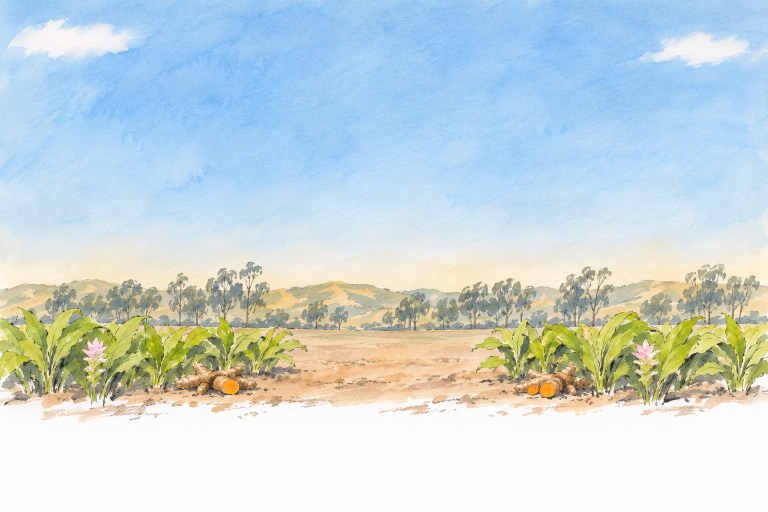
#> input picture reference/ink-pages/turmerific/originals/opening-field-ah.png, 1536 x 1024 px (shown at 1/2 size)
$ python build_turmerific_opening.py
#> lines starting #> are read from the running program, lines starting #| are printed output that depends on the picture
"""Build Turmerific's opening painting, the turmeric field (Mo picked A of three, November 16,
2026; mockups reference/ink-pages/mockups/turmerific-opening/). Advanced OPC Formula's vineyard
(../opc/build_opc_opening.py) made the same way.

One Codex painting (originals/opening-field-ah.png, prompt prompts/opening-field-1.txt,
paint_opening.sh): a clear sky with a warm haze over soft hills and a eucalyptus windbreak, and
in front the rows of a small Southern California farm's turmeric field, a few freshly dug roots
with bright orange cut ends beside them, bare warm earth between them, painted on white paper. The page lays it behind the name and the bottle (opening.tsx, painted-opening.tsx,
painted-opening.module.css), as NuriCell's clear day is laid (build_nuricell_opening.py): from 960px the name
rests over the far hills and the bottle stands on the bare earth between the rows; in one column
the bottle stands on the earth under the name.

What this script does to it:

- The paper is divided out and lifted to white, so the painting multiplies onto the page's own
  paper with no box. It is cut ROWS down (bare paper under the last earth).
- HILLS is the row the hills top out at under the name; GROUND the row the bottle's foot stands on
  in the middle (inside the earth's wash). The stylesheet scales the painting so these two rows
  fall on the name's baseline and the glass's foot, or draws it as wide as the window where that
  would be narrower than the window (the field has much land between the two rows), and lifts the
  name LIFT of its size, as far as in the mockup Mo picked.
- The whole painting ships for two columns (`sky`). One column shows only its middle, which would
  hold only bare earth: for it (`phone`) the painting is drawn closer, a band of bare earth taken
  out either side of the bottle (CLOSER), so turmeric and a dug root stand either side of it on a
  phone. Its middle PHONE columns ship; the bottle's spot stays in the middle.
- A front layer (`front`): the painting's own earth round the bottle's foot (FRONT_BOX), its paper
  transparent, its darker strokes kept and its pale wash laid thin, laid over the bottle's foot,
  so the bottle stands in the earth, not on top of the picture (AGENTS.md: "a front layer seats it
  in the painting"). `front.x` and `front.y` place it on the painting.

    python -X utf8 reference/ink-pages/turmerific/build_turmerific_opening.py

Writes public/images/products/turmerific/ink/opening-field-*.webp and
src/components/product/ink/turmerific-opening-art.ts.
"""

import json
import subprocess
from pathlib import Path

import numpy as np
from PIL import Image

HERE = Path(__file__).resolve().parent
REPO = HERE.parents[2]
OUT = REPO / "public/images/products/turmerific/ink"
URL = "/images/products/turmerific/ink"
TS = REPO / "src/components/product/ink/turmerific-opening-art.ts"
TAKE = "opening-field-ah"
# Bump when a shipped picture changes after it has been pushed (the image optimizer caches by URL).
V = "v1"
ROWS = 880
HILLS = 575
GROUND = 785
# One column shows only the painting's middle, which on a phone would hold only bare earth: for it the
# painting is drawn closer, a band of bare earth taken out either side of the bottle (CLOSER, each
# cross-faded over CLOSER_SEAM columns), so turmeric and a dug root stand either side of it on a phone.
# The bands are equal, so the bottle's spot stays in the middle; PHONE columns of the closer
# painting ship (its middle 1000).
CLOSER = [(606, 690), (846, 930)]
CLOSER_SEAM = 44
PHONE = (184, 1184)
# Where "erific"'s baseline sits in the bottle's box, as a share of its height (measured on the
# page, November 16, 2026, the name unlifted), and how far the name is lifted off the hills, in
# name-sizes: as far as in the mockup Mo picked (the field has more land between its hills and its
# ground than the vineyard, so at the name's size the painting would be narrower than the window).
BASE = 0.6545
LIFT = 0.41
# The front earth covers only the glass's foot (between the CLOSER bands), so it lies on the same
# earth in both paintings.
FRONT_BOX = (690, GROUND - 30, 846, GROUND + 50)
WASH = 0.35
QUALITY = 84


def plate():
    a = np.asarray(Image.open(HERE / "originals" / f"{TAKE}.png").convert("RGB")).astype(np.float32)
    h = a.shape[0]
#> h = 1024
    paper = np.median(a[int(h * 0.93) :].reshape(-1, 3), axis=0)
#> paper = [253, 253, 253]
    d = np.clip(a / paper * 255.0, 0, 255)
    d = np.where(d.min(axis=2, keepdims=True) > 249, 255.0, d)[:ROWS]
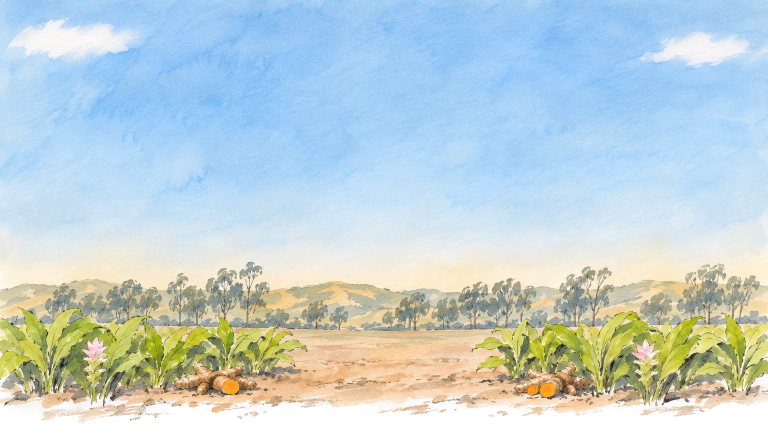
#> d: shape (880, 1536, 3) float32 (shown at 1/2 size); mean R, G, B 193.3, 210, 212.7
    # The last rows are bare paper already; make sure of it, so the picture never ends on a line.
    ease = np.clip((np.arange(ROWS) - (ROWS - 16)) / 14, 0, 1)[:, None, None]
    return d * (1 - ease) + 255 * ease


def closer(d):
    """The painting with its CLOSER bands taken out: each seam is a cross-fade from the columns
    before the band into the columns that end it (build_nuricell_opening.py's closer)."""
    parts, at = [], 0
    t = (np.arange(CLOSER_SEAM) / (CLOSER_SEAM - 1))[None, :, None]
    t = t * t * (3 - 2 * t)
    for a, b in CLOSER:
        parts.append(d[:, at : a - CLOSER_SEAM])
        parts.append(d[:, a - CLOSER_SEAM : a] * (1 - t) + d[:, b - CLOSER_SEAM : b] * t)
        at = b
    parts.append(d[:, at:])
    return np.concatenate(parts, axis=1)


def last_paint(d):
    painted = np.where((d.min(axis=2) < 244).sum(axis=1) > 3)[0]
#> painted = 846 values from 0 to 845
    return int(painted[-1])


def front(d):
    """The earth round the bottle's foot (RGBA): its paper transparent, its ink blades keeping
    their paint, its pale wash laid thin (WASH of it: the painting under it has the wash already),
    soft at the sides and the top."""
    x0, y0, x1, y1 = FRONT_BOX
    tuft = d[y0:y1, x0:x1]
    h, w, _ = tuft.shape
    alpha = 1 - tuft.min(axis=2) / 255
    paint = np.where(alpha[..., None] > 0.03, (tuft - 255 * (1 - alpha[..., None])) / np.maximum(alpha[..., None], 0.03), 255)
    blade = np.clip((alpha - 0.25) / 0.3, 0, 1)
    alpha = alpha * np.maximum(blade, WASH)
    xs = np.arange(w)
    sides = np.clip(np.minimum(xs, w - 1 - xs) / 30, 0, 1)
    ys = np.arange(h)
    top = np.clip(ys / 18, 0, 1)
    alpha = alpha * (sides * sides * (3 - 2 * sides))[None, :] * (top * top * (3 - 2 * top))[:, None]
    rgba = np.dstack([np.clip(paint, 0, 255), alpha * 255])
    return Image.fromarray(np.clip(np.rint(rgba), 0, 255).astype(np.uint8), "RGBA")


def shipped(img, name):
    OUT.mkdir(parents=True, exist_ok=True)
    path = OUT / f"opening-field{name}-{V}.webp"
    img.save(path, "WEBP", quality=QUALITY, method=6)
    print(f"{path.relative_to(REPO)}  {img.width}x{img.height}  {path.stat().st_size // 1024} KB")
    return {"src": f"{URL}/{path.name}", "width": img.width, "height": img.height}


def main():
    d = plate()
    end = last_paint(d)
#> end = 845
    whole = Image.fromarray(np.clip(np.rint(d), 0, 255).astype(np.uint8))
    art = {
        "sky": shipped(whole, ""),
        "phone": shipped(Image.fromarray(np.clip(np.rint(closer(d)), 0, 255).astype(np.uint8)).crop((PHONE[0], 0, PHONE[1], ROWS)), "-phone"),
        "front": {**shipped(front(d), "-front"), "x": FRONT_BOX[0], "y": FRONT_BOX[1]},
        "hills": HILLS,
        "ground": GROUND,
        "end": end,
        "base": BASE,
        "lift": LIFT,
    }
    head = [
        "// Generated by reference/ink-pages/turmerific/build_turmerific_opening.py. Do not edit by hand:",
        "// change the script and run it again. Turmerific's opening painting, the turmeric field (Mo",
        "// picked A, November 16, 2026): a Codex painting, its paper divided out so it multiplies onto",
        "// the page's paper. `sky` from 960px, `phone` (its middle, drawn closer) in one column;",
        "// `front`, its earth laid in front of the bottle's foot at `x`, `y` of `sky`. Rows of `sky`:",
        "// `hills` (the hills' tops under the name), `ground` (where the bottle stands) and `end` (the",
        "// last paint); `base`, where the name's baseline sits in the bottle's box, and `lift`, how far",
        "// the name is lifted off the hills (painted-opening.tsx).",
        "",
    ]
    TS.write_text("\n".join(head) + f"export const turmerificOpening = {json.dumps(art, indent=2)} as const;\n", encoding="utf-8", newline="\n")
    prettier = REPO / "node_modules/prettier/bin/prettier.cjs"
    subprocess.run(["node", str(prettier), "--write", str(TS)], cwd=REPO, check=True, capture_output=True)
    print(TS.relative_to(REPO), f"hills {HILLS}, ground {GROUND}, end {end}")


if __name__ == "__main__":
#> (the run stopped early here; a loop or call above may not have finished)

$ run again, with reference/ink-pages/turmerific/originals/lit-colour-a.png copied over reference/ink-pages/turmerific/originals/opening-field-ah.png
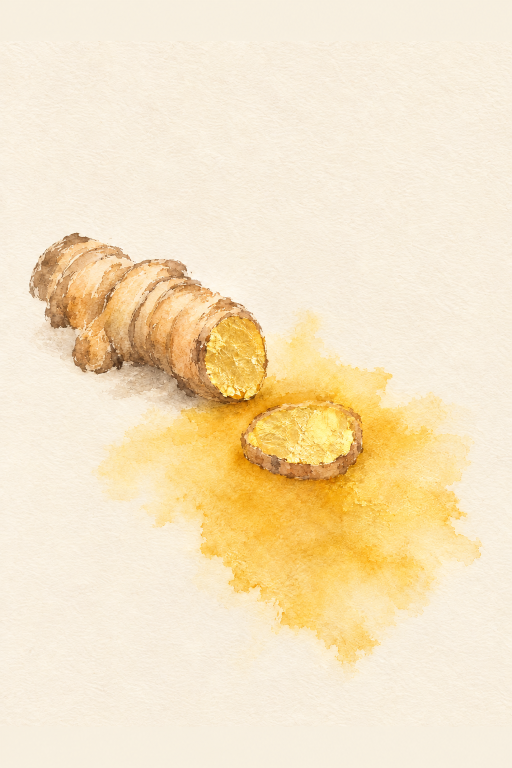
#> input picture reference/ink-pages/turmerific/originals/lit-colour-a.png, 1024 x 1536 px (shown at 1/2 size)
#> paper = [247, 239, 224]
#> in plate, `d = np.clip(a / paper * 255.0, 0, 255)`:
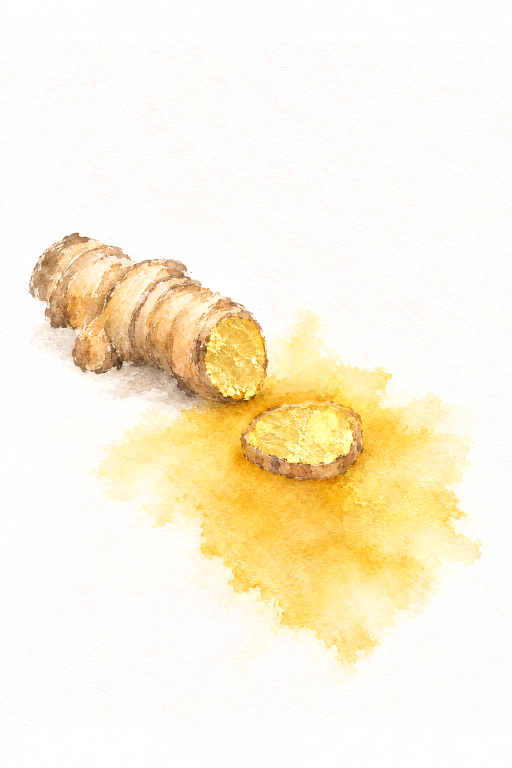
#> d: shape (1536, 1024, 3) float32 (shown at 1/2 size); mean R, G, B 253, 244.1, 222.9
#> in plate, `d = np.where(d.min(axis=2, keepdims=True) > 249, 255.0, d)[:ROWS]`:
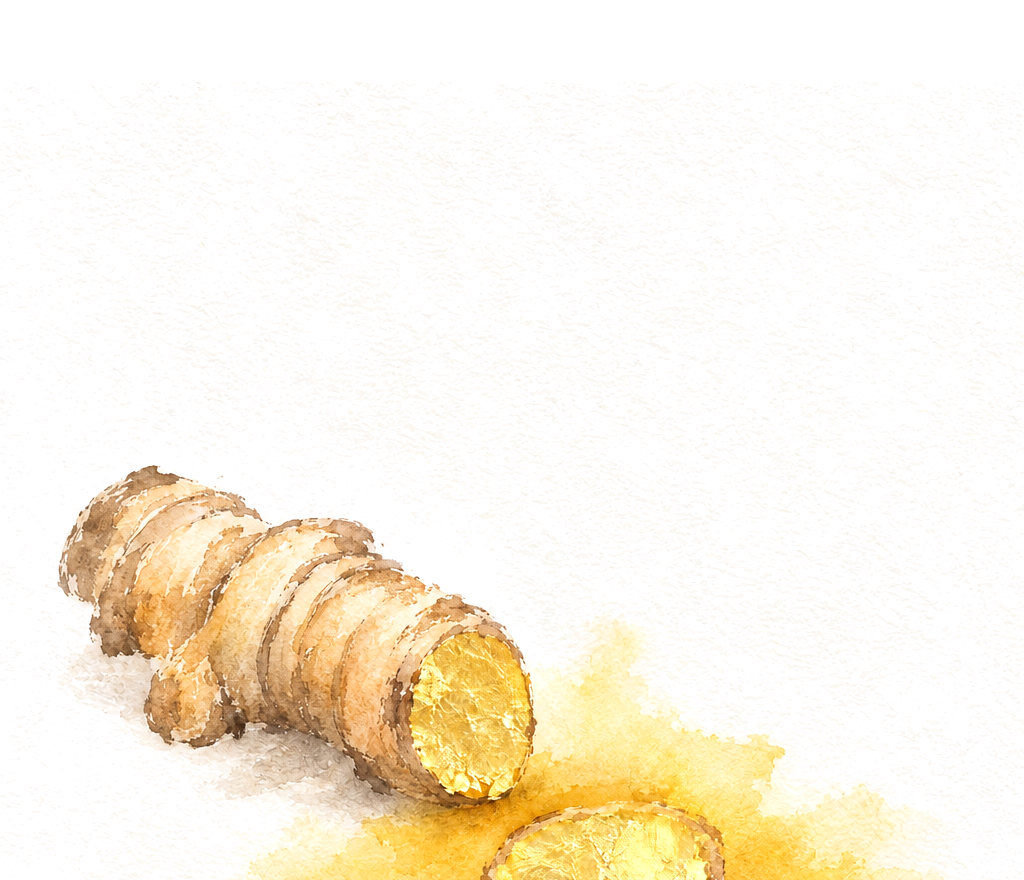
#> d: shape (880, 1024, 3) float32; mean R, G, B 251.6, 243.8, 229.1
#> painted = 796 values from 82 to 877
#> end = 877

$ run again, with reference/ink-pages/turmerific/originals/notebook-colour-a.png copied over reference/ink-pages/turmerific/originals/opening-field-ah.png
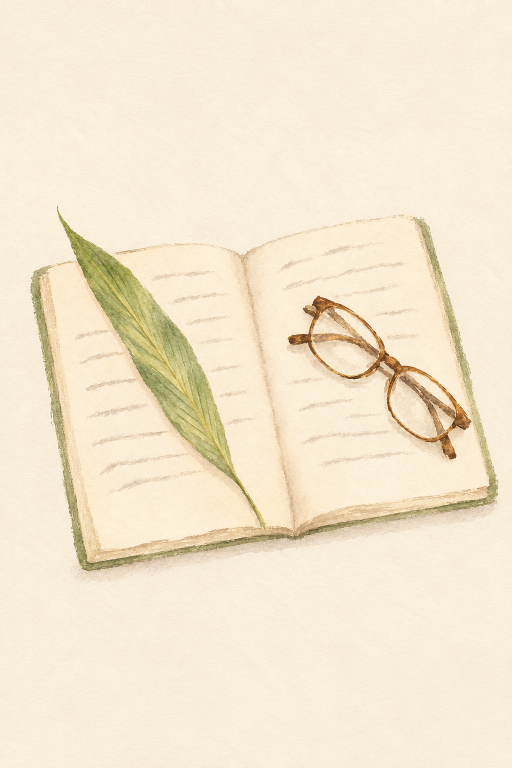
#> input picture reference/ink-pages/turmerific/originals/notebook-colour-a.png, 1024 x 1536 px (shown at 1/2 size)
#> paper = [249, 238, 219]
#> in plate, `d = np.clip(a / paper * 255.0, 0, 255)`:
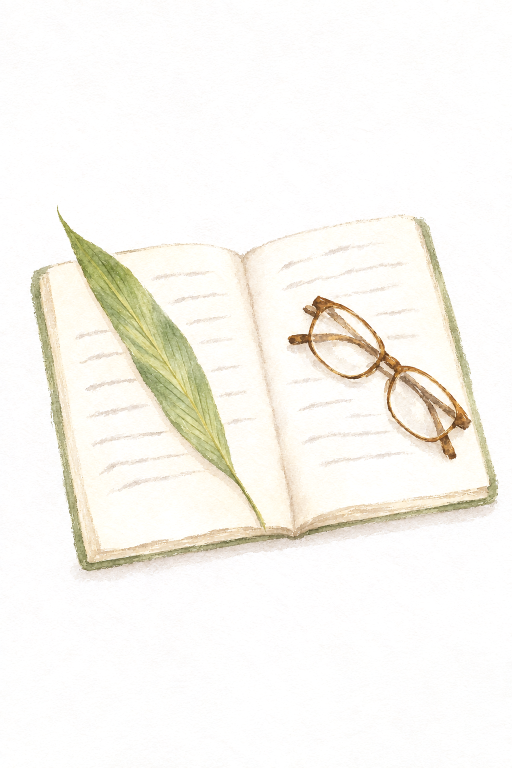
#> d: shape (1536, 1024, 3) float32 (shown at 1/2 size); mean R, G, B 250.1, 248.2, 242.2
#> in plate, `d = np.where(d.min(axis=2, keepdims=True) > 249, 255.0, d)[:ROWS]`:
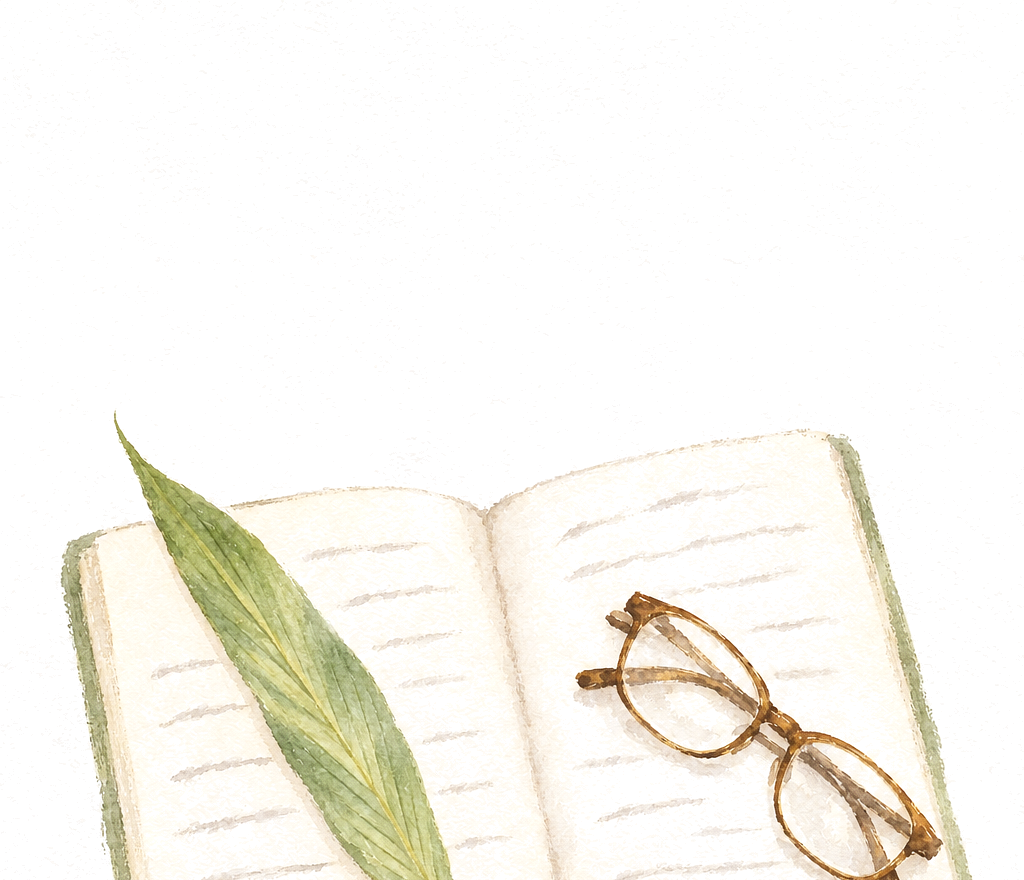
#> d: shape (880, 1024, 3) float32; mean R, G, B 249.1, 247.3, 240
#> painted = 471 values from 5 to 877
#> end = 877
